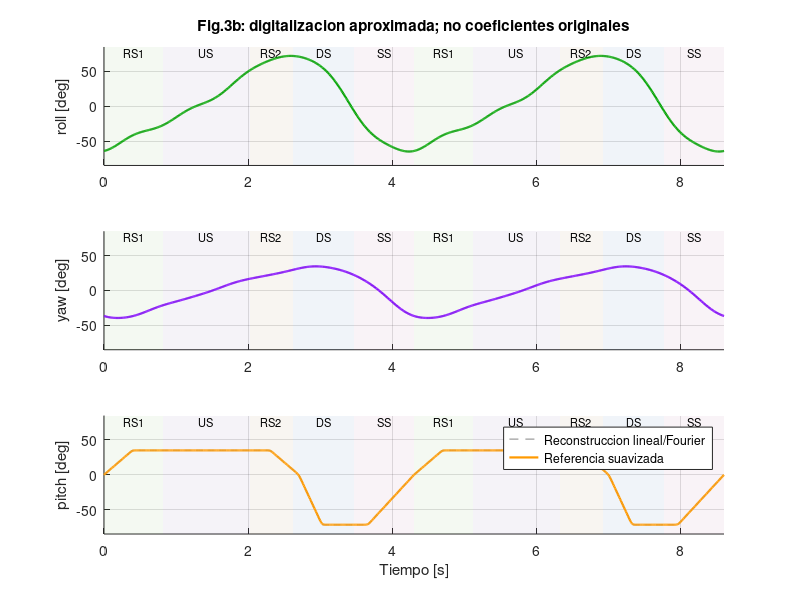
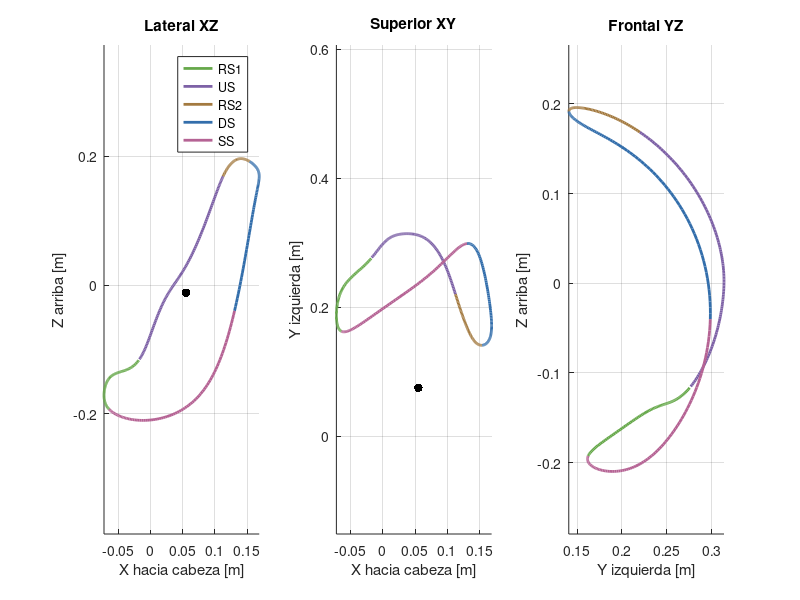
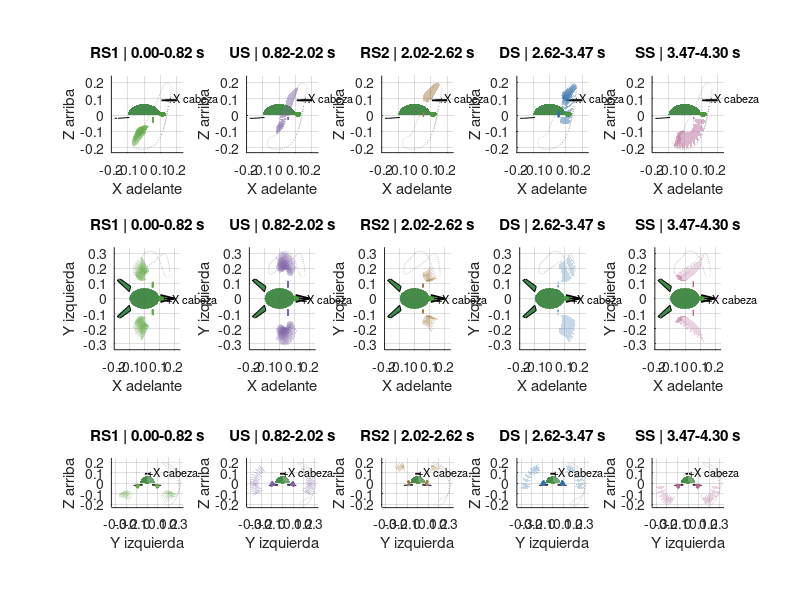

Here is the MATLAB script that generated these plots, in order: (Note: this script raises an error after producing the figures.)
function out=movimiento_aletas(medio,animar,calcularCargas)
% REVISION 3 SG90: reconstruccion CINEMATICA de Figura 3, no dinamica validada.
% out=movimiento_aletas; out=movimiento_aletas('agua',false);
% Coeficientes DIGITALIZADOS de imagen, no coeficientes originales del autor.
% https://doi.org/10.1038/s41598-023-37904-5 (Fig.3)
% MATLAB base R2019b+. Archivo autonomo, no necesita CSV para ejecutarse.
if nargin<1,medio='agua';end
if nargin<2,animar=true;end
if nargin<3,calcularCargas=false;end
if calcularCargas,error('Las cargas de esta variante SG90 requieren calibracion e inercia del mecanismo; no se habilita el modelo anterior.');end
if ~strcmp(medio,'agua')
 error('Esta revision compara la natacion de Fig.3; no genera marcha terrestre.');
end
p.T=4.3; % periodo de la figura; 0.23 Hz es su frecuencia redondeada
p.f=1/p.T;p.dt=p.T/430;p.cycles=2;
p.edges=[0 .82 2.02 2.62 3.47 4.3];p.names={'RS1','US','RS2','DS','SS'};
p.colors=[.40 .66 .29;.49 .38 .65;.64 .48 .25;.20 .43 .67;.71 .39 .58];
p.arm=.040;p.rootOffset=.080;p.L=.120;p.shoulder=[.055;.075;-.012];
p.span=[0 15 35 60 78 95 108 118 120]*1e-3;
p.chord=[32 42 46 37 29 23 18 6 1]*1e-3;
p.leading=[8 8 8 8 8 8 7 2 .5]*1e-3;
% Geometria CAD V3; superficie media, no calculo de deformacion elastica.
% Raiz 0:20 mm fija; torsion idealizada 20:75; inserto distal 75:120 rigido.
p.C=[3.17368760646 0.971958038321;
-60.5755855958 -25.1757995319;
-19.1782318085 -22.2099598313;
-5.54302395157 -8.59435723583;
14.8856246385 -2.0855344889;
0.805632859586 -2.59361019862;
2.70049024162 0.303928501619;
1.0953663409 -0.929773223906;
-0.205200410464 -0.719750082665;
-1.82128702201 -0.205413147255;
0.101721105455 0.435217850143;
-1.29001815364 0.0205741699893;
-0.575197241122 0.188817314324;
0.00618478351862 -0.00745696371671;
0.0969345904371 0.13466321359;
-0.0575336981276 -0.0649049746064;
0.0235496014545 0.155247810284]; % a0,a1,b1,...,a8,b8; columnas roll,yaw [deg]
p.pitchTimes=[0 0.393938758027 2.30608015129 2.7018507857 3.02459642996 3.66026062107 4.3];p.pitchValues=[0 34.9882155699 34.9882155699 0 -71.6943468509 -71.6943468509 0];
p.pitchBlend=.04; % s; redondeo C2 de quiebres; 0 replica la curva lineal
p.playback=1; % tiempo fisico / tiempo de reloj; .5 = camara lenta
% Ejes cuerpo: +X cabeza, +Y izquierda, +Z arriba.
% Cadena: roll en hombro, yaw LOCAL en codo, torsion distribuida.
% Signo yaw escogido para que yaw positivo lleve la aleta hacia +X.
% La figura no basta para identificar todos los offsets anatomicos exactos.
t=(0:p.dt:p.cycles*p.T)';n=numel(t);Q=zeros(n,3);literal=Q;
tip=zeros(n,3);elbow=zeros(n,3);h=1e-4;vel=tip;acc=tip;
for k=1:n
 Q(k,:)=reference(t(k),p)';literal(k,:)=referenceRaw(t(k),p)';
 [tip(k,:),elbow(k,:)]=landmarks(Q(k,:)',p);
 pm=landmarks(reference(t(k)-h,p),p);pp=landmarks(reference(t(k)+h,p),p);
 vel(k,:)=(pp-pm)/(2*h);acc(k,:)=(pp-2*tip(k,:)+pm)/h^2;
end
assert(norm(reference(0,p)-reference(p.T,p))<1e-10,'Error de cierre');
assert(norm(tip(1,:)-tip(end,:))<1e-9,'Trayectoria no periodica');
% Verificacion explicita: yaw positivo => avance de la aleta hacia cabeza
pa=landmarks([0;deg2rad(-20);0],p);pb=landmarks([0;deg2rad(20);0],p);
assert(pb(1)>pa(1),'Yaw esta invertido');
% Separar las comparaciones cinematicas de fuerzas no validadas
figure('Name','Figura 3b - reconstruccion digitalizada','Color','w');
for j=1:3
 subplot(3,1,j);hold on;phaseBands(p,[-85 85],p.cycles);
 plot(t,rad2deg(literal(:,j)),'--','Color',[.65 .65 .65],'LineWidth',1);
 cols=[0 .65 0;.5 0 1;1 .60 0];plot(t,rad2deg(Q(:,j)),'Color',cols(j,:),'LineWidth',1.6);
 names={'roll','yaw','pitch'};ylabel([names{j} ' [deg]']);ylim([-85 85]);xlim([0 t(end)]);grid on;
 if j==1,title('Fig.3b: digitalizacion aproximada; no coeficientes originales');end
 if j==3,xlabel('Tiempo [s]');legend('Reconstruccion lineal/Fourier','Referencia suavizada','Location','best');end
end
figure('Name','Trayectorias de la punta - ejes corporales','Color','w');
views={[1 3],[1 2],[2 3]};labels={'X hacia cabeza [m]','Y izquierda [m]','Z arriba [m]'};
for j=1:3
 ax=subplot(1,3,j);hold on;ij=views{j};
 for a=1:5
  sel=t>=p.edges(a)&t<=p.edges(a+1);
  plot(tip(sel,ij(1)),tip(sel,ij(2)),'Color',p.colors(a,:),'LineWidth',2);
  ids=find(sel);m=ids(round(numel(ids)/2));step=3;
  quiver(tip(m,ij(1)),tip(m,ij(2)),tip(m+step,ij(1))-tip(m,ij(1)),tip(m+step,ij(2))-tip(m,ij(2)),0,'Color',p.colors(a,:),'HandleVisibility','off');
 end
 scatter(p.shoulder(ij(1)),p.shoulder(ij(2)),40,'k','filled','HandleVisibility','off');
 xlabel(labels{ij(1)});ylabel(labels{ij(2)});axis equal;grid on;
 titles={'Lateral XZ','Superior XY','Frontal YZ'};title(titles{j});
 if j==1,legend(p.names,'Location','best');end
end
% Mismo arreglo 3 x 5 de Fig.3a, posturas cada 0.08 s
figure('Name','Secuencia RS1 US RS2 DS SS','Color','w');
for row=1:3
 for phase=1:5
  ax=subplot(3,5,(row-1)*5+phase);hold(ax,'on');body(ax);
  plot3(tip(1:431,1),tip(1:431,2),tip(1:431,3),':','Color',[.55 .55 .55]);
  ts=unique([p.edges(phase):.08:p.edges(phase+1),p.edges(phase+1)]);
  for tk=ts
   qk=reference(tk,p);[X,Y,Z]=surfaceFin(qk,p);
   [~,ep]=landmarks(qk,p);
   for side=[-1 1],plot3(ax,[p.shoulder(1) ep(1)],side*[p.shoulder(2) ep(2)],[p.shoulder(3) ep(3)],'Color',p.colors(phase,:),'LineWidth',1);end
   surf(ax,X,Y,Z,'FaceColor',p.colors(phase,:),'EdgeColor','none','FaceAlpha',.28);
   surf(ax,X,-Y,Z,'FaceColor',p.colors(phase,:),'EdgeColor','none','FaceAlpha',.28);
  end
  configure(ax,row);title(sprintf('%s | %.2f-%.2f s',p.names{phase},p.edges(phase:phase+1)));
 end
end
if animar
 fig=figure('Name','Aleteo corregido - cabeza hacia +X','Color','w');
 ha=gobjects(4,2);hs=gobjects(4,2);markers=gobjects(4,1);axs=gobjects(4,1);
 for j=1:4
  ax=subplot(2,2,j);axs(j)=ax;hold(ax,'on');body(ax);configure(ax,j);
  for a=1:5
   sel=t>=p.edges(a)&t<=p.edges(a+1);
   plot3(ax,tip(sel,1),tip(sel,2),tip(sel,3),':','Color',p.colors(a,:));
   plot3(ax,tip(sel,1),-tip(sel,2),tip(sel,3),':','Color',p.colors(a,:));
  end
  [X,Y,Z]=surfaceFin(Q(1,:)',p);
  hs(j,1)=surf(ax,X,Y,Z,'FaceColor',[.2 .65 .35],'EdgeColor','none');
  hs(j,2)=surf(ax,X,-Y,Z,'FaceColor',[.2 .65 .35],'EdgeColor','none');
  for side=1:2,ha(j,side)=plot3(ax,nan,nan,nan,'Color',[.22 .42 .24],'LineWidth',4);end
  markers(j)=plot3(ax,tip(1,1),tip(1,2),tip(1,3),'ko','MarkerFaceColor','y');
 end
 clock=tic;
 while isgraphics(fig)
  elapsed=toc(clock)*p.playback;k=min(n,1+floor(elapsed/p.dt));
  [X,Y,Z]=surfaceFin(Q(k,:)',p);a=phaseIndex(t(k),p);
  for j=1:4
   set(hs(j,1),'XData',X,'YData',Y,'ZData',Z,'FaceColor',p.colors(a,:));
   set(hs(j,2),'XData',X,'YData',-Y,'ZData',Z,'FaceColor',p.colors(a,:));
   for side=1:2,sgn=3-2*side;set(ha(j,side),'XData',[p.shoulder(1) elbow(k,1)],'YData',sgn*[p.shoulder(2) elbow(k,2)],'ZData',[p.shoulder(3) elbow(k,3)]);end
   set(markers(j),'XData',tip(k,1),'YData',tip(k,2),'ZData',tip(k,3));
   title(axs(j),sprintf('%s | t=%.2f s',p.names{a},t(k)));
  end
  drawnow;if k==n,break;end;pause(.005);
 end
end
out=struct('t',t,'q_rad',Q,'q_figura_rad',literal,'tip_m',tip,'elbow_m',elbow,'tip_vel_m_s',vel,'tip_acc_m_s2',acc,'p',p);
out.aviso='Reconstruccion desde imagen; no validacion fisica ni anatomica exacta.';

folder=fullfile(fileparts(mfilename('fullpath')),'resultados_fig3');if ~isfolder(folder),mkdir(folder);end
writetable(array2table([t,rad2deg(Q),tip],'VariableNames',{'t_s','roll_deg','yaw_deg','pitch_deg','tipX_m','tipY_m','tipZ_m'}),fullfile(folder,'cinematica_fig3.csv'));
save(fullfile(folder,'cinematica_fig3.mat'),'out');
fprintf('Revision 3 SG90: T=%.2f s, f=%.5f Hz. Cabeza +X. Datos digitalizados de Fig.3.\n',p.T,p.f);
end
function q=referenceRaw(t,p)
 ph=mod(t,p.T);A=1;
 for j=1:8,A=[A cos(2*pi*j*ph/p.T) sin(2*pi*j*ph/p.T)];end %#ok<AGROW>
 q=deg2rad([A*p.C interp1(p.pitchTimes,p.pitchValues,ph,'linear')])';
end
function q=reference(t,p)
 q=referenceRaw(t,p);e=p.pitchBlend;if e<=0,return;end
 % C2 smoothing only within +/- e of piecewise-linear pitch corners.
 ph=mod(t,p.T);knots=p.pitchTimes(1:end-1);dist=mod(ph-knots+p.T/2,p.T)-p.T/2;
 [d,i]=min(abs(dist));if d>=e,return;end
 center=knots(i);a=center-e;b=center+e;
 qa=referenceRaw(a,p);qb=referenceRaw(b,p);dh=1e-6;
 qam=referenceRaw(a-dh,p);qap=referenceRaw(a+dh,p);qbm=referenceRaw(b-dh,p);qbp=referenceRaw(b+dh,p);
 da=(qap(3)-qam(3))/(2*dh);db=(qbp(3)-qbm(3))/(2*dh);
 u=(dist(i)+e)/(2*e);L=2*e;
 c0=qa(3);c1=L*da;c2=0;
 coeff=[1 1 1;3 4 5;6 12 20]\[qb(3)-c0-c1;L*db-c1;0];
 q(3)=c0+c1*u+c2*u^2+coeff(1)*u^3+coeff(2)*u^4+coeff(3)*u^5;
end
function [X,Y,Z]=surfaceFin(q,p)
 s=linspace(0,p.L,41)';eta=linspace(-.5,.5,15);
 [S,E]=ndgrid(s,eta);c=interp1(p.span,p.chord,s);
 x=E.*c+interp1(p.span,p.leading,s,'linear')-c/2;
 theta=q(3)*min(max((S-.020)/.055,0),1);
 local=[reshape(x.*cos(theta),1,[]);(p.rootOffset+S(:))';reshape(-x.*sin(theta),1,[])];
 points=p.shoulder+rx(q(1))*([0;p.arm;0]+rz(-q(2))*local);
 X=reshape(points(1,:),size(S));Y=reshape(points(2,:),size(S));Z=reshape(points(3,:),size(S));
end
function [tip,elbow]=landmarks(q,p)
 local=[0;p.rootOffset+p.L;0];
 elbow=p.shoulder+rx(q(1))*[0;p.arm;0];
 tip=(elbow+rx(q(1))*rz(-q(2))*local)';elbow=elbow';
end
function a=phaseIndex(t,p)
 a=find(mod(t,p.T)>=p.edges(1:end-1),1,'last');
end
function phaseBands(p,lims,cycles)
 for cycle=0:cycles-1
  for j=1:5
   a=cycle*p.T+p.edges(j);b=cycle*p.T+p.edges(j+1);
   patch([a b b a],[lims(1) lims(1) lims(2) lims(2)],p.colors(j,:),'FaceAlpha',.075,'EdgeColor','none','HandleVisibility','off');
   text((a+b)/2,lims(2)-8,p.names{j},'HorizontalAlignment','center','FontSize',8,'HandleVisibility','off');
  end
 end
end
function body(ax)
 [x,y,z]=ellipsoid(0,0,0,.10,.07,.068,24);z(z<0)=0;
 surf(ax,x,y,z,'FaceColor',[.20 .50 .22],'EdgeColor','none','FaceAlpha',.70);
 [x,y,z]=ellipsoid(.113,0,.005,.023,.02,.016,15);
 surf(ax,x,y,z,'FaceColor',[.3 .6 .25],'EdgeColor','none');
 for side=[-1 1]
  fill3(ax,[-.1 -.18 -.16 -.09],side*[.045 .12 .13 .08],[-.015 -.02 -.02 -.015],[.25 .55 .30]);
 end
 quiver3(ax,.13,0,.09,.07,0,0,0,'k','LineWidth',1.3,'MaxHeadSize',.8);
 text(ax,.145,0,.11,'+X cabeza','FontSize',8);
end
function configure(ax,j)
 axis(ax,'equal');grid(ax,'on');xlim(ax,[-.2 .24]);ylim(ax,[-.34 .34]);zlim(ax,[-.23 .24]);
 if j==1,view(ax,0,0);xlabel(ax,'X adelante');zlabel(ax,'Z arriba');
 elseif j==2,view(ax,0,90);xlabel(ax,'X adelante');ylabel(ax,'Y izquierda');
 elseif j==3,view(ax,90,0);ylabel(ax,'Y izquierda');zlabel(ax,'Z arriba');
 else,view(ax,40,25);xlabel(ax,'X');ylabel(ax,'Y');zlabel(ax,'Z');end
end
function R=rx(a),R=[1 0 0;0 cos(a) -sin(a);0 sin(a) cos(a)];end
function R=rz(a),R=[cos(a) -sin(a) 0;sin(a) cos(a) 0;0 0 1];end
